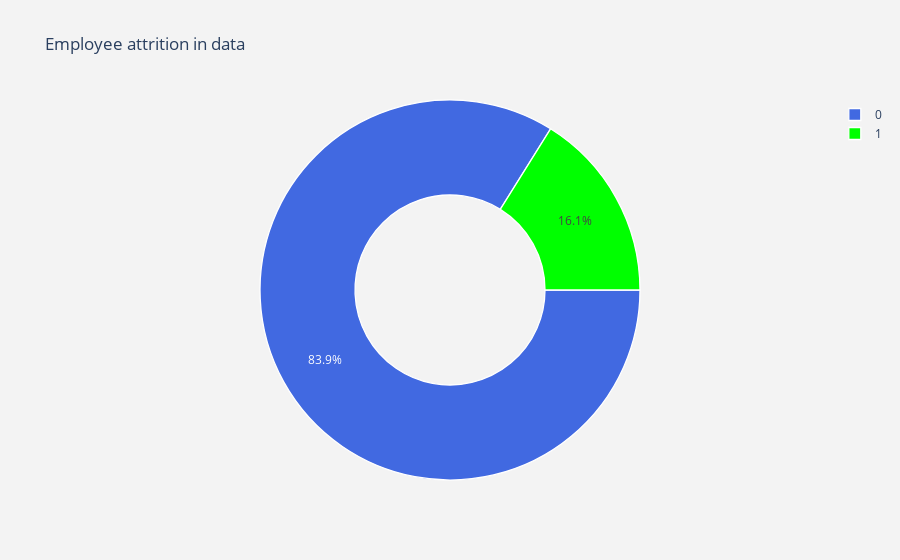

The notebook cell this image was saved under:
### Markdown cell above
### 2.1 Pie plot to see the percentage of 0 and 1 in "Attrition" column

### Code cell
#labels
lab = df["Attrition"].value_counts().keys().tolist()   ##-------------> [0,1]

#values
val = df["Attrition"].value_counts().values.tolist()

trace = go.Pie(labels = lab ,
               values = val ,
               marker = dict(colors =  [ 'royalblue' ,'lime'],
                             line = dict(color = "white",
                                         width =  1.3)
                            ),
               rotation = 90,
               hoverinfo = "label+value+text",
               hole = .5
              )
layout = go.Layout(dict(title = "Employee attrition in data",
                        plot_bgcolor  = "rgb(243,243,243)",
                        paper_bgcolor = "rgb(243,243,243)",
                       )
                  )

data = [trace]
fig = go.Figure(data = data,layout = layout)
py.iplot(fig)

### Figure 1 — Plotly figure (JSON) as saved in the notebook; plotly's stock layout.template omitted (floating-point values rounded to 4 significant figures)
{"data": [{"hole": 0.5, "hoverinfo": "label+value+text", "labels": [0, 1], "marker": {"colors": ["royalblue", "lime"], "line": {"color": "white", "width": 1.3}}, "rotation": 90, "type": "pie", "values": [1233, 237]}], "layout": {"paper_bgcolor": "rgb(243,243,243)", "plot_bgcolor": "rgb(243,243,243)", "title": {"text": "Employee attrition in data"}}}
